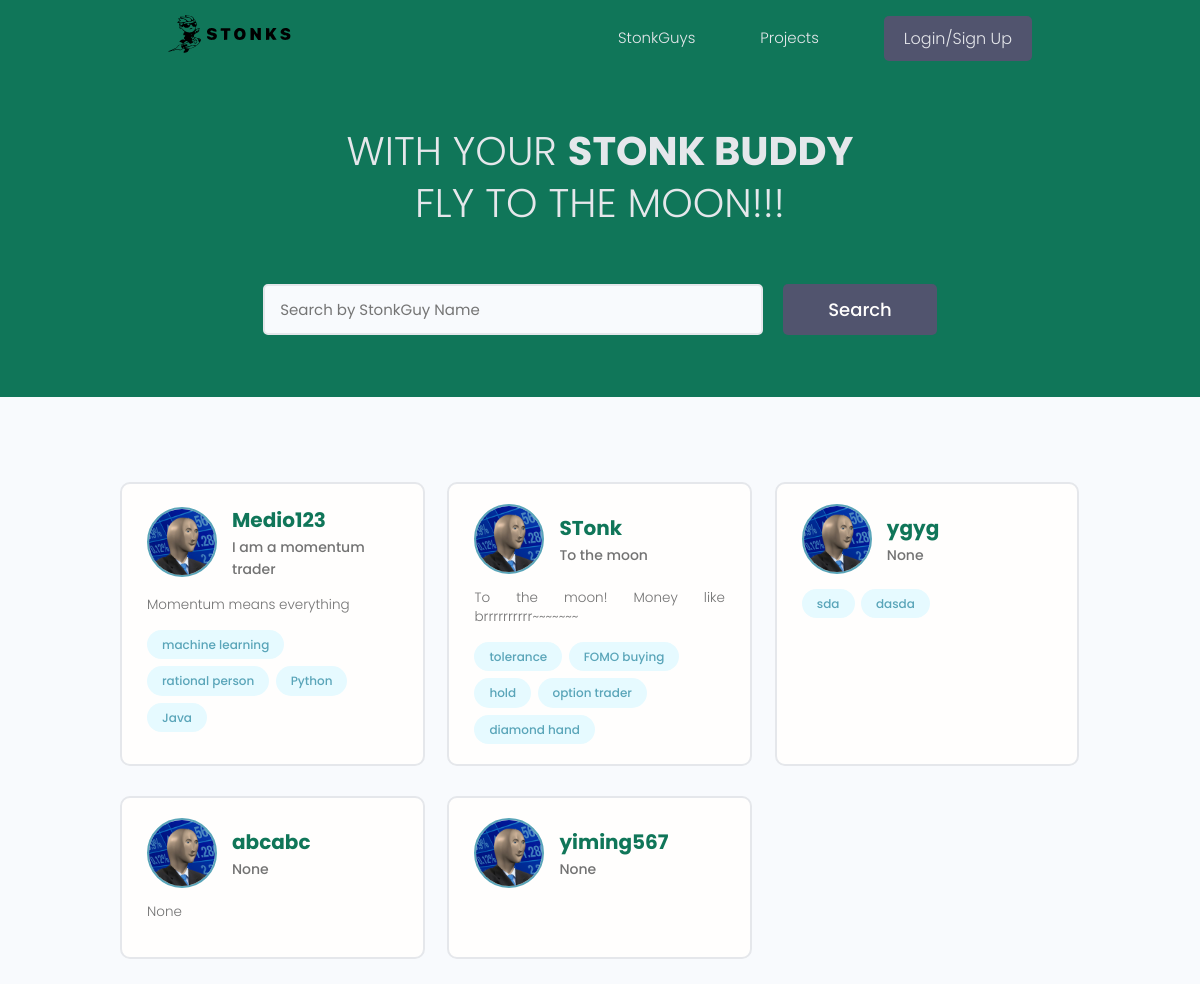
The page / on the database its author committed.
### users/models.py (models this page shows, shortened)
class Profile(models.Model):
    user = models.OneToOneField(User, on_delete=models.CASCADE, null=True, blank=True)
    username = models.CharField(max_length=200, null=True, blank=True)
    location = models.CharField(max_length=200, null=True, blank=True)
    name = models.CharField(max_length=200, null=True, blank=True)
    email = models.EmailField(max_length=500, null=True, blank=True)
    short_intro = models.CharField(max_length=200, null=True, blank=True)
    bio = models.TextField(null=True, blank=True)
    profile_image = models.ImageField(null=True, blank=True, upload_to='profiles/', default='profiles/default_avatar.jpg')
    social_twitter = models.CharField(max_length=200, null=True, blank=True)
    social_reddit = models.CharField(max_length=200, null=True, blank=True)
    social_youtube = models.CharField(max_length=200, null=True, blank=True)
    social_telegram = models.CharField(max_length=200, null=True, blank=True)
    social_website = models.CharField(max_length=200, null=True, blank=True)
    created = models.DateTimeField(auto_now_add=True)
    id = models.UUIDField(default=uuid.uuid4, unique=True, primary_key=True, editable=False)
    class Meta:
        ordering = ['created']

class Skill(models.Model):
    owner = models.ForeignKey(Profile, on_delete=models.CASCADE, null=True, blank=True)
    name = models.CharField(max_length=200, null=True, blank=True)
    description = models.TextField(null=True, blank=True)
    created = models.DateTimeField(auto_now_add=True)
    id = models.UUIDField(default=uuid.uuid4, unique=True, primary_key=True, editable=False)
    def __str__(self) -> str:
        return str(self.name)

### users/views.py (the view)
# urls.py: path('', views.profiles, name="profiles"),
def profiles(request):
    profiles, search_query = search_profiles(request)
    custom_range, profiles = paginate_profiles(request, profiles, 6)
    context = {'profiles': profiles, 'search_query': search_query, 'custom_range': custom_range}
    return render(request, 'users/profiles.html', context)

### users/utils.py (called while the page is built)
def search_profiles(request):
    search_query = ''
    if request.GET.get('search_query'):
        search_query = request.GET.get('search_query')
    skills = Skill.objects.filter(name__icontains=search_query)
    profiles = Profile.objects.distinct().filter(Q(name__icontains=search_query) |
    Q(short_intro__icontains=search_query)|
    Q(skill__in=skills))
    return profiles, search_query

def paginate_profiles(request, profiles, results):
    page = request.GET.get('page')
    results = results
    paginator = Paginator(profiles, results)
    try:
        profiles = paginator.page(page)
    except PageNotAnInteger:
        page = 1
        profiles = paginator.page(page)
    except EmptyPage:
        page = paginator.num_pages #give last page
        profiles = paginator.page(page)
    leftIndex = (int(page) - 1)
    if leftIndex < 1:
        leftIndex = 1
    rightIndex = (int(page) + 3)
    if rightIndex > paginator.num_pages:
        rightIndex = paginator.num_pages + 1
    custom_range = range(leftIndex, rightIndex)
    return custom_range, profiles

### users/templates/users/profiles.html (shortened to what this page needs)
{% extends 'main.html' %}
{% block content %}
<main class="home">
    <section class="hero-section text-center">
      <div class="container container--narrow">
        <div class="hero-section__box">
          <h2>WITH YOUR <span>STONK BUDDY</span></h2>
          <h2>FLY TO THE MOON!!!</h2>
        </div>
        <div class="hero-section__search">
          <form id="searchForm" class="form" action="{% url 'profiles' %}" method="get">
            <div class="form__field">
              <input class="input input--text" id="formInput#search" type="text" name="search_query"
                value="{{search_query}}"placeholder="Search by StonkGuy Name" />
            </div>
            <input class="btn btn--sub btn--lg" type="submit" value="Search" />
          </form>
        </div>
      </div>
    </section>
    <section class="devlist">
      <div class="container">
        <div class="grid grid--three">
          {% for profile in profiles %}
          <div class="column card">
            <div class="dev">
              <a href="{% url 'user_profile' profile.id %}" class="card__body">
                <div class="dev__profile">
                  <img class="avatar avatar--md" src="{{ profile.profile_image.url }}" alt="image" />
                  <div class="dev__meta">
                    <h3>{{profile.name}}</h3>
                    <h5>{{profile.short_intro|slice:"50"}}</h5>
                  </div>
                </div>
                <p class="dev__info">{{profile.bio|slice:"150"}}</p>
                <div class="dev__skills">
                  {% for skill in profile.skill_set.all|slice:"5" %}
                  <span class="tag tag--pill tag--main">
                    <small>{{skill}}</small>
                  </span>
                  {% endfor %}
                </div>
              </a>
            </div>
          </div>
          {% endfor %}
        </div>
      </div>
    </section>
  </main>
{% endblock content %}

### static/styles/app.css (style rules this page uses)
:root { --color-sub: #107659; }
.btn--sub { background-color: var(--color-sub-light); }
.card { border: 2px solid var(--color-light); }
img { width: 100%; }
.hero-section { height: 40vh; display: flex; align-items: center; background-color: var(--color-sub); }
.hero-section__box { margin-bottom: 4rem; }
.hero-section__box > h2, .hero-section__box > h2 > span { font-size: 4rem; color: var(--color-light); line-height: 1.3; text-transform: uppercase; }
.hero-section__box > h2 { font-weight: 300; }
.hero-section__box > h2 > span { font-weight: 700; }
.hero-section__search > .form { display: flex; align-items: center; justify-content: center; gap: 2rem; }
.hero-section__search > .form input.input--text { width: 50rem; }
.devlist { margin-top: 8rem; }
.devlist .grid { align-items: stretch; }
.devlist .dev .dev__profile { display: flex; align-items: center; gap: 1.5rem; }
.devlist .dev .dev__meta h3 { color: var(--color-sub); font-size: 2rem; font-weight: 700; }
.devlist .dev .dev__meta h5 { color: var(--color-text); font-size: 1.4rem; font-weight: 500; }
.devlist .dev .dev__info { margin: 1.5rem 0; font-size: 1.35rem; line-height: 1.4; text-align: justify; }

### static/uikit/styles/modules/_variables.css (style rules this page uses)
:root { --color-main: #5aa5b9; --color-main-light: #e6faff; --color-sub: #3f4156; --color-sub-light: #51546e; --color-sub-lighter: #ededfd; --color-text: #737373; --color-gray: #8b8b8b; --color-light: #e5e7eb; --color-light-gray: #767676; --color-bg: #f8fafd; --color-white: #fffefd; --color-white-light: #f3f3f3; --color-success: #359e64; --color-success-bg: #def8e8; --color-error: #fc4b0b; --color-error-bg: #fff2ee; --font-base: 'Poppins', arial, helvetica, 'Segoe UI', roboto, ubuntu, sans-serif; --font-monospace: 'Fira Code', 'Courier New', courier, monospace; --font-regular: 300; --font-medium: 500; --font-bold: 700; --generic-shadow: 1px 1px 5px #00000010; --generic-transition: all 0.3s ease-in-out; }

### static/uikit/styles/modules/_base.css (style rules this page uses)
* { margin: 0; padding: 0; box-sizing: border-box; text-rendering: optimizeLegibility; color: inherit; font-size: inherit; }
html { font-size: 50%; }
@media only screen and (min-width: 480px) { html { font-size: 56.25%; } }
@media only screen and (min-width: 1200px) { html { font-size: 62.5%; } }
body { line-height: 1.6; font-weight: 400; font-size: 1.5rem; color: var(--color-text); background-color: var(--color-bg); min-height: 100vh; }

### static/uikit/styles/modules/_typography.css (style rules this page uses)
* { font-family: var(--font-base); }
h2 { font-size: 3.6rem; font-weight: var(--font-bold); }
h3 { font-size: 3.2rem; font-weight: var(--font-medium); }
h5 { font-size: 2.4rem; font-weight: var(--font-medium); }
h5, h6 { font-weight: var(--font-regular); }
p, span, strong { font-size: 1.6rem; color: var(--color-text); font-weight: var(--font-regular); }
a { padding-bottom: 2px; text-decoration: none; display: inline-block; color: var(--color-main); font-weight: var(--font-medium); }

### static/uikit/styles/modules/_utilities.css (style rules this page uses)
.container { width: 92%; max-width: 165rem; margin: 0 auto; box-sizing: border-box; }
.container--narrow { width: 92%; max-width: 120rem; }
@media screen and (min-width: 1000px) { .container { width: 90%; } }
@media screen and (min-width: 1000px) { .container--narrow { width: 85%; } }
@media screen and (min-width: 1200px) { .container { width: 80%; } }
@media screen and (min-width: 1200px) { .container--narrow { width: 72%; } }
.text-center { text-align: center; }

### static/uikit/styles/modules/_avatar.css (style rules this page uses)
.avatar { border-radius: 50%; border: 2px solid var(--color-main); object-fit: cover; }
.avatar--md { height: 7rem; width: 7rem; }

### static/uikit/styles/modules/_button.css (style rules this page uses)
.btn { display: inline-block; position: relative; cursor: pointer; background-color: var(--color-light); font-weight: var(--font-medium); color: var(--color-sub); text-decoration: none; padding: 1rem 2rem; border-radius: 0.5rem; border: none; width: -webkit-fit-content; width: -moz-fit-content; width: fit-content; height: -webkit-fit-content; height: -moz-fit-content; height: fit-content; font-size: 1.6rem; outline-width: 0; outline-color: transparent; -webkit-backface-visibility: hidden; backface-visibility: hidden; transition: all 0.3s ease-in-out; }
.btn--sub { background-color: var(--color-sub); color: var(--color-white); }
.btn--lg { font-size: 1.8rem; padding: 1.2rem 4.5rem; }

### static/uikit/styles/modules/_card.css (style rules this page uses)
.card { border-radius: 1rem; background-color: var(--color-white); border: 1.5px solid var(--color-light); width: auto; height: auto; margin-top: 0.5rem; margin-bottom: 0.5rem; overflow: hidden; }
.card__body, .card__header { padding: 2rem 2.5rem; }

### rows shown on the page
Profile: profile_image (placeholder picture), name "Medio123", short_intro "I am a momentum trader", bio "Momentum means everything"
Skill: name "machine learning"
Skill: name "rational person"
Skill: name "Python"
Skill: name "Java"
Profile: profile_image (placeholder picture), name "STonk", short_intro "To the moon", bio "To the moon! Money like brrrrrrrrrr~~~~~~~"
Skill: name "tolerance"
Skill: name "FOMO buying"
Skill: name "hold"
Skill: name "option trader"
Skill: name "diamond hand"
Profile: profile_image (placeholder picture), name "ygyg", short_intro "None"
Skill: name "sda"
Skill: name "dasda"
Profile: profile_image (placeholder picture), name "abcabc", short_intro "None", bio "None"
Profile: profile_image (placeholder picture), name "yiming567", short_intro "None"
